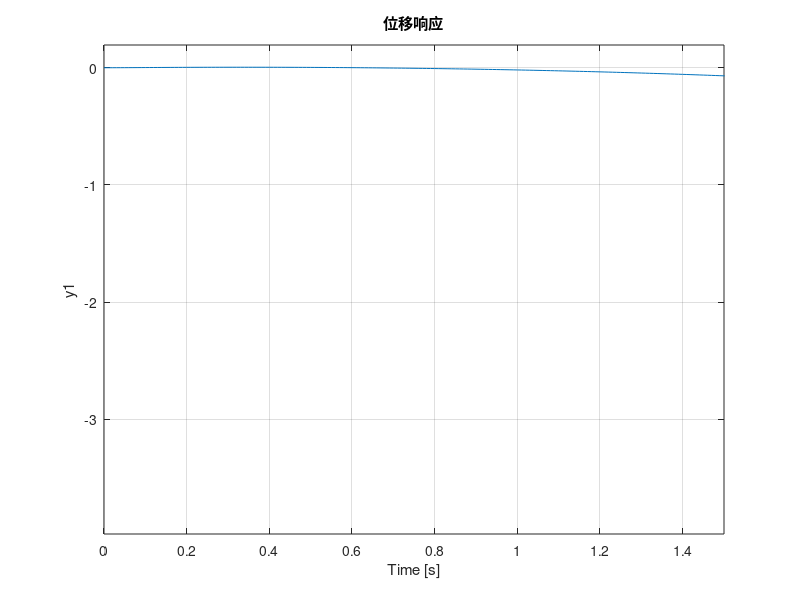

Recreate this plot in MATLAB.
%% PID设置
% Modeling
%% Transfer Function
mCart = 1.42;  
mPend = 0.12;
b = 0.1;     % 阻尼系数
I = 0.014;     % 转动惯量
g = 9.8;
L = 0.188;
q = (mCart+mPend)*(I+mPend*L^2)-(mPend*L)^2;
s = tf('s');
P_cart = (((I+mPend*L^2)/q)*s^2 - (mPend*g*L/q))/(s^4 + (b*(I + mPend*L^2))*s^3/q - ((mCart + mPend)*mPend*g*L)*s^2/q - b*mPend*g*L*s/q);
P_pend = (mPend*L*s/q)/(s^3 + (b*(I + mPend*L^2))*s^2/q - ((mCart + mPend)*mPend*g*L)*s/q - b*mPend*g*L/q);
sys_tf = [P_cart ; P_pend];
inputs = {'u'};
outputs = {'x'; 'phi'};
set(sys_tf,'InputName',inputs);
set(sys_tf,'OutputName',outputs);
%% PID 控制器设计
% 角度控制器
Kp_phi = 100;
Ki_phi = 1;
Kd_phi = 30;
C_phi = pid(Kp_phi, Ki_phi, Kd_phi);
% 位移控制器
Kp_x = 10;
Ki_x = 0.1;
Kd_x = 0.3;
C_x = pid(Kp_x, Ki_x, Kd_x);
%% 闭环系统
% 角度闭环系统
T1 = feedback(P_pend, C_phi);
% 位移闭环系统
T2 = feedback(1, P_pend * C_phi) * P_cart;
T2 = feedback(T2, C_x);

%% 仿真
t = 0:0.01:5;
% 角度响应
figure;
subplot(2, 1, 1);
% step(T1,t);
impulse(T1, t);
ylim([-0.05, 0.05]);
title('角度响应');
grid on;
% 位移响应
subplot(2, 1, 2);
% impulse(T2, t);
step(T2,t);
xlim([0, 1.5]);
title('位移响应');
grid on;
set(gcf, 'Position', [100, 100, 800, 600]);